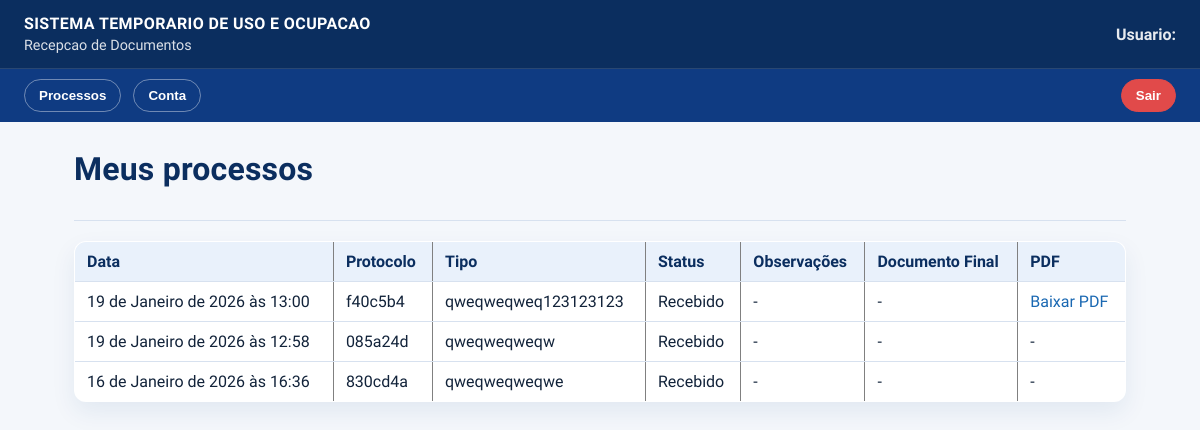
The page /area/ (signed in) on the database its author committed.
### documentos/models.py (models this page shows, shortened)
class Processo(models.Model):
    STATUS_RECEBIDO = 'recebido'
    STATUS_ANALISE = 'em_analise'
    STATUS_REPROVADO = 'reprovado'
    STATUS_APROVADO = 'aprovado'
    STATUS_CHOICES = [
        (STATUS_RECEBIDO, 'Recebido'),
        (STATUS_ANALISE, 'Em analise'),
        (STATUS_REPROVADO, 'Reprovado'),
        (STATUS_APROVADO, 'Aprovado'),
    ]
    protocolo = models.UUIDField(default=uuid.uuid4, editable=False, unique=True)
    usuario = models.ForeignKey(settings.AUTH_USER_MODEL, on_delete=models.CASCADE, related_name='processos')
    nome_requerente = models.CharField(max_length=150, default='')
    tipo_processo = models.CharField(max_length=100)
    descricao = models.TextField(blank=True)
    pdf_protocolo = models.FileField(upload_to='protocolos/', null=True, blank=True)
    status = models.CharField(max_length=20, choices=STATUS_CHOICES, default=STATUS_RECEBIDO)
    observacoes = models.TextField(blank=True)
    documento_final = models.FileField(upload_to='documentos_final/', null=True, blank=True)
    data_envio = models.DateTimeField(auto_now_add=True)

### documentos/views.py (the view)
# urls.py: path('area/', area_usuario, name='area_usuario'),
@login_required
def area_usuario(request):
    processos = Processo.objects.filter(usuario=request.user).order_by('-data_envio')
    return render(request, 'documentos/area_usuario.html', {'processos': processos})

### documentos/templatetags/protocolo_extras.py (called while the page is built)
@register.filter
def short_protocolo(value):
    return protocolo_curto(value)

### documentos/utils.py (called while the page is built)
def protocolo_curto(protocolo):
    return str(protocolo).replace('-', '')[:7]

### documentos/templates/documentos/area_usuario.html (shortened to what this page needs)
{% load static protocolo_extras %}
<!doctype html>
<html lang="pt-br">
<head><meta charset="utf-8"><title>Minha área</title>  <meta name="viewport" content="width=device-width, initial-scale=1">
  <link rel="stylesheet" href="{% static 'documentos/app.css' %}">
</head>
<body>
  <header class="gov-header">
    <div class="gov-header__top">
      <div class="gov-header__brand">
        <div class="gov-header__title">Sistema Temporario de Uso e Ocupacao</div>
        <div class="gov-header__subtitle">Recepcao de Documentos</div>
      </div>
      <div class="gov-header__meta">Usuario: {{ request.user.first_name }}</div>
    </div>
    <div class="gov-header__bar">
      <nav class="gov-menu">
        <div class="gov-menu__group">
          <div class="gov-menu__item">
            <button class="gov-menu__btn" type="button">Processos</button>
          </div>
          <div class="gov-menu__item">
            <button class="gov-menu__btn" type="button">Conta</button>
          </div>
        </div>
        <div class="gov-menu__group gov-menu__group--right">
          <form method="post" action="/conta/logout/">
            <button type="submit" class="gov-menu__btn gov-menu__btn--exit">Sair</button>
          </form>
        </div>
      </nav>
    </div>
  </header>
  <main class="container">
  <header class="page-header page-header--stack">
    <h1>Meus processos</h1>
  </header>
  <hr>
  {% if processos %}
    <table border="1" cellpadding="6">
      <tr>
        <th>Data</th>
        <th>Protocolo</th>
        <th>Tipo</th>
        <th>Status</th>
        <th>Observa&ccedil;&otilde;es</th>
        <th>Documento Final</th>
        <th>PDF</th>
      </tr>
      {% for p in processos %}
        <tr>
          <td>{{ p.data_envio }}</td>
          <td>{{ p.protocolo|short_protocolo }}</td>
          <td>{{ p.tipo_processo }}</td>
          <td>{{ p.get_status_display }}</td>
          <td>{{ p.observacoes|default:"-" }}</td>
          <td>
            {% if p.documento_final %}
              <a target="_blank" href="{{ p.documento_final.url }}">Baixar</a>
            {% else %}
              -
            {% endif %}
          </td>
          <td>
            {% if p.pdf_protocolo %}
              <a target="_blank" href="{{ p.pdf_protocolo.url }}">Baixar PDF</a>
            {% else %}
              -
            {% endif %}
          </td>
        </tr>
      {% endfor %}
    </table>
  {% else %}
    <p>Você ainda não possui processos.</p>
  {% endif %}
  </main>
</body>
</html>

### documentos/static/documentos/app.css (style rules this page uses)
:root { --blue-900: #0b2e5f; --blue-800: #0f3b82; --blue-600: #1a68b2; --blue-500: #2a8ad2; --ink: #12233a; --muted: #5b6b82; --bg: #f4f7fb; --card: #ffffff; --border: #d7e1ef; --shadow: 0 10px 24px rgba(15, 59, 130, 0.08); }
* { box-sizing: border-box; }
body { margin: 0; min-height: 100vh; font-family: "Source Sans 3", "Noto Sans", sans-serif; color: var(--ink); background: var(--bg); }
.gov-header { background: var(--blue-900); color: #fff; }
.gov-header__top { display: flex; align-items: center; justify-content: space-between; padding: 14px 24px; border-bottom: 1px solid rgba(255, 255, 255, 0.12); }
.gov-header__brand { display: flex; flex-direction: column; gap: 4px; }
.gov-header__title { font-weight: 700; letter-spacing: 0.4px; text-transform: uppercase; }
.gov-header__subtitle { font-size: 0.9rem; opacity: 0.85; }
.gov-header__meta { font-weight: 600; text-align: right; opacity: 0.9; }
.gov-header__bar { background: #0f3b82; padding: 10px 24px; position: relative; z-index: 20; }
.gov-menu { display: flex; align-items: center; gap: 16px; flex-wrap: wrap; }
.gov-menu__group { display: flex; align-items: center; gap: 12px; }
.gov-menu__group--right { margin-left: auto; }
.gov-menu__item { position: relative; }
.gov-menu__btn { background: transparent; color: #fff; border: 1px solid rgba(255, 255, 255, 0.4); border-radius: 999px; padding: 8px 14px; font-weight: 600; cursor: pointer; }
.gov-menu__btn--exit { background: #e14a4a; border-color: #e14a4a; }
.gov-menu form { background: transparent; border: none; border-radius: 0; padding: 0; box-shadow: none; margin: 0; }
.container { max-width: 1100px; margin: 0 auto; padding: 28px 24px 64px; }
h1, h2, h3 { color: var(--blue-900); margin: 0 0 12px; letter-spacing: 0.2px; }
a { color: var(--blue-600); text-decoration: none; }
form { background: var(--card); border: 1px solid var(--border); border-radius: 12px; padding: 18px; box-shadow: var(--shadow); margin: 16px 0 20px; }
button { background: var(--blue-600); color: #fff; border: none; border-radius: 999px; padding: 10px 16px; font-weight: 600; cursor: pointer; }
hr { border: none; border-top: 1px solid var(--border); margin: 20px 0; }
table { width: 100%; border-collapse: collapse; background: var(--card); border-radius: 12px; overflow: hidden; box-shadow: var(--shadow); margin: 14px 0 28px; }
th, td { padding: 10px 12px; border-bottom: 1px solid var(--border); text-align: left; vertical-align: top; }
th { background: #e9f1fb; color: var(--blue-900); font-weight: 700; }
tr:last-child td { border-bottom: none; }
.page-header { display: flex; align-items: flex-start; justify-content: space-between; gap: 24px; margin-bottom: 18px; }
.page-header--stack { flex-direction: column; align-items: flex-start; }

### rows shown on the page
Processo: data_envio "19 de Janeiro de 2026 às 13:00", protocolo|short_protocolo "f40c5b4", tipo_processo "qweqweqweq123123123", status "Recebido", observacoes "-"
Processo: data_envio "19 de Janeiro de 2026 às 12:58", protocolo|short_protocolo "085a24d", tipo_processo "qweqweqweqw", status "Recebido", observacoes "-"
Processo: data_envio "16 de Janeiro de 2026 às 16:36", protocolo|short_protocolo "830cd4a", tipo_processo "qweqweqweqwe", status "Recebido", observacoes "-"
